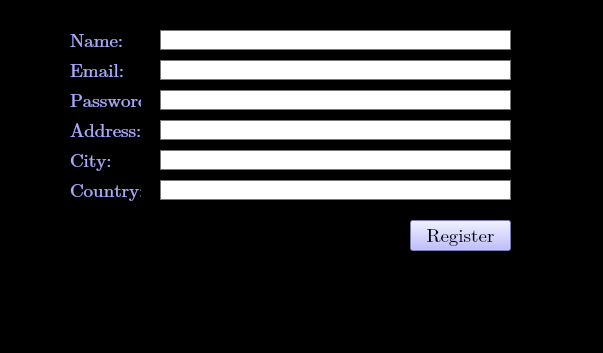
<?xml version="1.0" encoding="UTF-8"?>
<ui version="4.0">
 <class>MainWindow</class>
 <widget class="QMainWindow" name="MainWindow">
  <property name="geometry">
   <rect>
    <x>0</x>
    <y>0</y>
    <width>603</width>
    <height>353</height>
   </rect>
  </property>
  <property name="windowTitle">
   <string>MainWindow</string>
  </property>
  <property name="styleSheet">
   <string notr="true">QWidget {
    background-color:rgb(0, 0, 0)
}</string>
  </property>
  <widget class="QWidget" name="centralwidget">
   <widget class="QPushButton" name="pushButton">
    <property name="geometry">
     <rect>
      <x>410</x>
      <y>220</y>
      <width>101</width>
      <height>31</height>
     </rect>
    </property>
    <property name="font">
     <font>
      <family>Cambria Math</family>
      <pointsize>14</pointsize>
     </font>
    </property>
    <property name="styleSheet">
     <string notr="true">QPushButton {
    background-color: rgb(170, 170, 255);
    color: rgb(0, 0, 0);

}


QPushButton:hover {
    background-color:rgb(128, 120, 215);
    color: rgb(0, 0, 0)
}

QPushButton:pressed {
    background-color: rgb(85, 170, 127);
    color: rgb(0, 0, 0)
}
</string>
    </property>
    <property name="text">
     <string>Register</string>
    </property>
   </widget>
   <widget class="QLabel" name="label_3">
    <property name="geometry">
     <rect>
      <x>70</x>
      <y>90</y>
      <width>71</width>
      <height>21</height>
     </rect>
    </property>
    <property name="font">
     <font>
      <family>Cambria Math</family>
      <pointsize>14</pointsize>
     </font>
    </property>
    <property name="styleSheet">
     <string notr="true">QLabel {
    color: rgb(170, 170, 255)
}
</string>
    </property>
    <property name="text">
     <string>Password: </string>
    </property>
   </widget>
   <widget class="QLabel" name="label_4">
    <property name="geometry">
     <rect>
      <x>70</x>
      <y>120</y>
      <width>71</width>
      <height>21</height>
     </rect>
    </property>
    <property name="font">
     <font>
      <family>Cambria Math</family>
      <pointsize>14</pointsize>
     </font>
    </property>
    <property name="styleSheet">
     <string notr="true">QLabel {
    color: rgb(170, 170, 255)
}</string>
    </property>
    <property name="text">
     <string>Address:</string>
    </property>
   </widget>
   <widget class="QLineEdit" name="lineEdit_5">
    <property name="geometry">
     <rect>
      <x>160</x>
      <y>150</y>
      <width>351</width>
      <height>20</height>
     </rect>
    </property>
    <property name="styleSheet">
     <string notr="true">QLineEdit {
    background-color: rgb(255, 255, 255);
    border: 1px solid #777777; /* Optional: border color */
    padding: 5px; /* Optional: padding for better spacing */
}
</string>
    </property>
   </widget>
   <widget class="QLabel" name="label_2">
    <property name="geometry">
     <rect>
      <x>70</x>
      <y>60</y>
      <width>71</width>
      <height>21</height>
     </rect>
    </property>
    <property name="font">
     <font>
      <family>Cambria Math</family>
      <pointsize>14</pointsize>
     </font>
    </property>
    <property name="styleSheet">
     <string notr="true">QLabel {
    color: rgb(170, 170, 255)
}</string>
    </property>
    <property name="text">
     <string>Email: </string>
    </property>
   </widget>
   <widget class="QLineEdit" name="lineEdit_3">
    <property name="geometry">
     <rect>
      <x>160</x>
      <y>90</y>
      <width>351</width>
      <height>20</height>
     </rect>
    </property>
    <property name="styleSheet">
     <string notr="true">QLineEdit {
    background-color: rgb(255, 255, 255);
    border: 1px solid #777777; /* Optional: border color */
    padding: 5px; /* Optional: padding for better spacing */
}
</string>
    </property>
   </widget>
   <widget class="QLabel" name="label">
    <property name="geometry">
     <rect>
      <x>70</x>
      <y>30</y>
      <width>71</width>
      <height>21</height>
     </rect>
    </property>
    <property name="font">
     <font>
      <family>Cambria Math</family>
      <pointsize>14</pointsize>
     </font>
    </property>
    <property name="styleSheet">
     <string notr="true">QLabel {
    color: rgb(170, 170, 255)
}
</string>
    </property>
    <property name="text">
     <string>Name: </string>
    </property>
   </widget>
   <widget class="QLabel" name="label_6">
    <property name="geometry">
     <rect>
      <x>70</x>
      <y>180</y>
      <width>71</width>
      <height>21</height>
     </rect>
    </property>
    <property name="font">
     <font>
      <family>Cambria Math</family>
      <pointsize>14</pointsize>
     </font>
    </property>
    <property name="styleSheet">
     <string notr="true">QLabel {
    color: rgb(170, 170, 255)
}</string>
    </property>
    <property name="text">
     <string>Country:</string>
    </property>
   </widget>
   <widget class="QLabel" name="label_5">
    <property name="geometry">
     <rect>
      <x>70</x>
      <y>150</y>
      <width>71</width>
      <height>21</height>
     </rect>
    </property>
    <property name="font">
     <font>
      <family>Cambria Math</family>
      <pointsize>14</pointsize>
     </font>
    </property>
    <property name="styleSheet">
     <string notr="true">QLabel {
    color: rgb(170, 170, 255)
}</string>
    </property>
    <property name="text">
     <string>City:</string>
    </property>
   </widget>
   <widget class="QLineEdit" name="lineEdit_6">
    <property name="geometry">
     <rect>
      <x>160</x>
      <y>180</y>
      <width>351</width>
      <height>20</height>
     </rect>
    </property>
    <property name="styleSheet">
     <string notr="true">QLineEdit {
    background-color: rgb(255, 255, 255);
    border: 1px solid #777777; /* Optional: border color */
    padding: 5px; /* Optional: padding for better spacing */
}
</string>
    </property>
   </widget>
   <widget class="QLineEdit" name="lineEdit">
    <property name="geometry">
     <rect>
      <x>160</x>
      <y>30</y>
      <width>351</width>
      <height>20</height>
     </rect>
    </property>
    <property name="styleSheet">
     <string notr="true">QLineEdit {
    background-color: rgb(255, 255, 255);
    border: 1px solid #777777; /* Optional: border color */
    padding: 5px; /* Optional: padding for better spacing */
}
</string>
    </property>
   </widget>
   <widget class="QLineEdit" name="lineEdit_4">
    <property name="geometry">
     <rect>
      <x>160</x>
      <y>120</y>
      <width>351</width>
      <height>20</height>
     </rect>
    </property>
    <property name="styleSheet">
     <string notr="true">QLineEdit {
    background-color: rgb(255, 255, 255);
    border: 1px solid #777777; /* Optional: border color */
    padding: 5px; /* Optional: padding for better spacing */
}
</string>
    </property>
   </widget>
   <widget class="QLineEdit" name="lineEdit_2">
    <property name="geometry">
     <rect>
      <x>160</x>
      <y>60</y>
      <width>351</width>
      <height>20</height>
     </rect>
    </property>
    <property name="styleSheet">
     <string notr="true">QLineEdit {
    background-color: rgb(255, 255, 255);
    border: 1px solid #777777; /* Optional: border color */
    padding: 5px; /* Optional: padding for better spacing */
}
</string>
    </property>
   </widget>
  </widget>
  <widget class="QMenuBar" name="menubar">
   <property name="geometry">
    <rect>
     <x>0</x>
     <y>0</y>
     <width>603</width>
     <height>18</height>
    </rect>
   </property>
  </widget>
  <widget class="QStatusBar" name="statusbar"/>
 </widget>
 <resources/>
 <connections/>
</ui>
